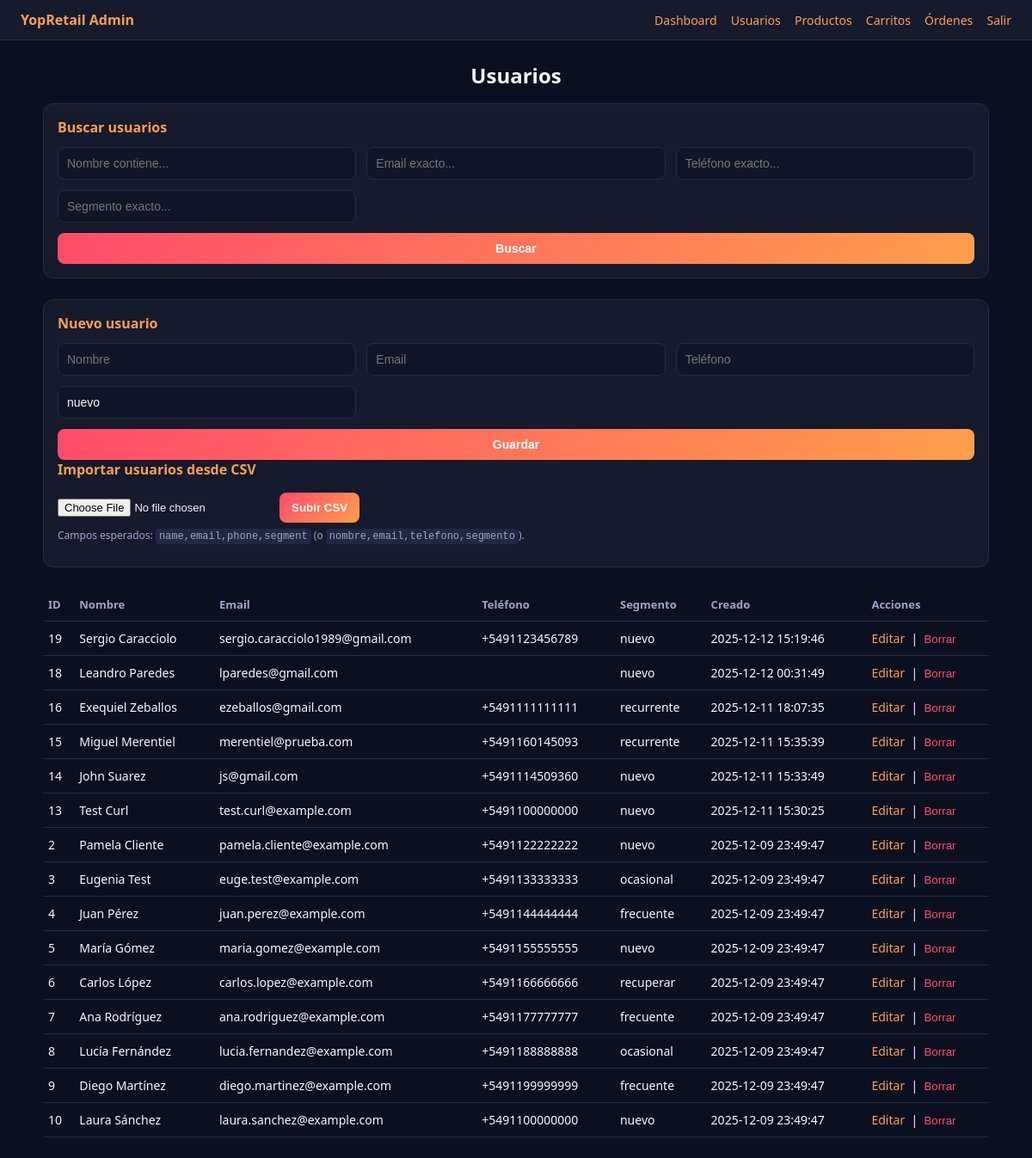
Before: /admin/users (signed in) with the older database file.
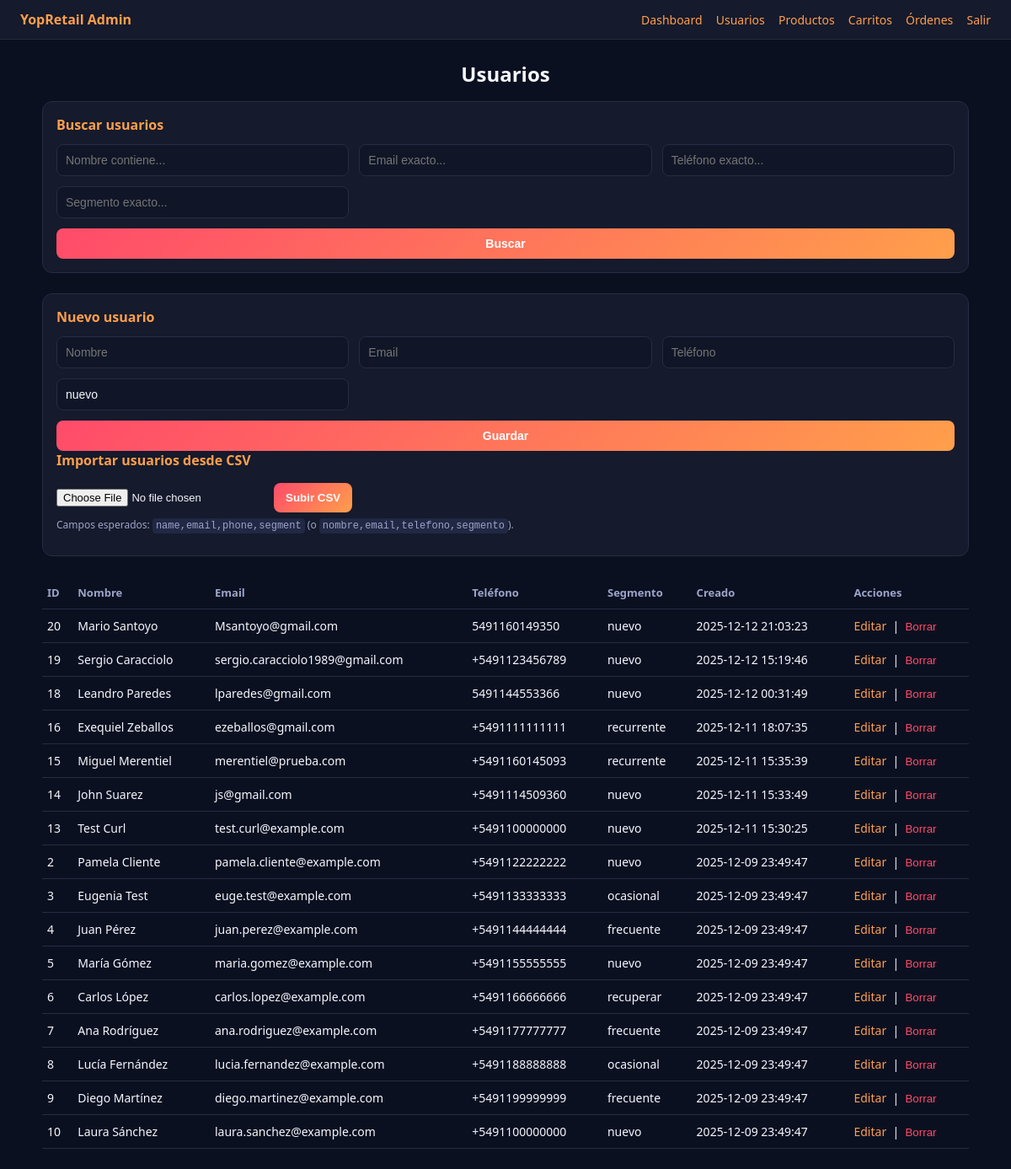
After: the same page with the newer database file.
### tables this page shows
CREATE TABLE users (
    id          INTEGER PRIMARY KEY AUTOINCREMENT,
    name        TEXT NOT NULL,
    email       TEXT NOT NULL UNIQUE,
    phone       TEXT,
    segment     TEXT DEFAULT 'nuevo',
    created_at  TEXT DEFAULT (datetime('now'))
);

### backoffice_app.py (the view)
@app.get("/admin/users", response_class=HTMLResponse)
def admin_users(
    request: Request,
    q_name: Optional[str] = Query(None),
    q_email: Optional[str] = Query(None),
    q_phone: Optional[str] = Query(None),
    q_segment: Optional[str] = Query(None),
    _: bool = Depends(get_current_admin),
):
    conditions = []
    params = []
    if q_name:
        conditions.append("LOWER(name) LIKE ?")
        params.append(f"%{q_name.lower()}%")
    if q_email:
        conditions.append("email = ?")
        params.append(q_email)
    if q_phone:
        conditions.append("phone = ?")
        params.append(q_phone)
    if q_segment:
        conditions.append("segment = ?")
        params.append(q_segment)
    where = f"WHERE {' AND '.join(conditions)}" if conditions else ""
    with get_connection() as conn:
        rows = conn.execute(
            f"""
            SELECT id, name, email, phone, segment, created_at
            FROM users
            {where}
            ORDER BY created_at DESC
            """,
            params,
        ).fetchall()
    return templates.TemplateResponse(
        "users.html",
        {
            "request": request,
            "users": rows,
            "q_name": q_name,
            "q_email": q_email,
            "q_phone": q_phone,
            "q_segment": q_segment,
        },
    )

### templates/users.html (shortened to what this page needs)
{% extends "admin_base.html" %}
{% block content %}
<h2>Usuarios</h2>
<section class="form-section">
  <h3>Buscar usuarios</h3>
  <form method="get" action="/admin/users" class="form-grid">
    <input type="text" name="q_name" placeholder="Nombre contiene..." value="{{ q_name or '' }}">
    <input type="text" name="q_email" placeholder="Email exacto..." value="{{ q_email or '' }}">
    <input type="text" name="q_phone" placeholder="Teléfono exacto..." value="{{ q_phone or '' }}">
    <input type="text" name="q_segment" placeholder="Segmento exacto..." value="{{ q_segment or '' }}">
    <button type="submit">Buscar</button>
  </form>
</section>
<section class="form-section">
  <h3>Nuevo usuario</h3>
  <form method="post" action="/admin/users" class="form-grid">
    <input type="text" name="name" placeholder="Nombre" required>
    <input type="email" name="email" placeholder="Email" required>
    <input type="text" name="phone" placeholder="Teléfono">
    <input type="text" name="segment" placeholder="Segmento" value="nuevo">
    <button type="submit">Guardar</button>
  </form>
  <h3>Importar usuarios desde CSV</h3>
  <form method="post" action="/admin/users/import" enctype="multipart/form-data" class="upload-form">
    <input type="file" name="file" accept=".csv" required>
    <button type="submit">Subir CSV</button>
    <p class="help-text">
      Campos esperados: <code>name,email,phone,segment</code> (o <code>nombre,email,telefono,segmento</code>).
    </p>
  </form>
</section>
<table class="table">
  <thead>
    <tr>
      <th>ID</th><th>Nombre</th><th>Email</th><th>Teléfono</th><th>Segmento</th><th>Creado</th><th>Acciones</th>
    </tr>
  </thead>
  <tbody>
  {% for u in users %}
    <tr>
      <td>{{ u.id }}</td>
      <td>{{ u.name }}</td>
      <td>{{ u.email }}</td>
      <td>{{ u.phone }}</td>
      <td>{{ u.segment }}</td>
      <td>{{ u.created_at }}</td>
      <td>
        <a href="/admin/users/{{ u.id }}/edit">Editar</a>
        &nbsp;|&nbsp;
        <form method="post" action="/admin/users/{{ u.id }}/delete" style="display:inline;" onsubmit="return confirm('¿Seguro que querés borrar el usuario #{{u.id}}? Se borran sus carritos/items/órdenes.');">
          <button type="submit" style="background:transparent;border:none;color:#ff4b6a;cursor:pointer;padding:0;">Borrar</button>
        </form>
      </td>
    </tr>
  {% endfor %}
  </tbody>
</table>
{% endblock %}

Changed rows visible on the page:
added users: id "20", name "Mario Santoyo", email "Msantoyo@gmail.com", phone "5491160149350", segment "nuevo", created_at "2025-12-12 21:03:23"
changed users "Leandro Paredes": phone (not shown) → "5491144553366"
